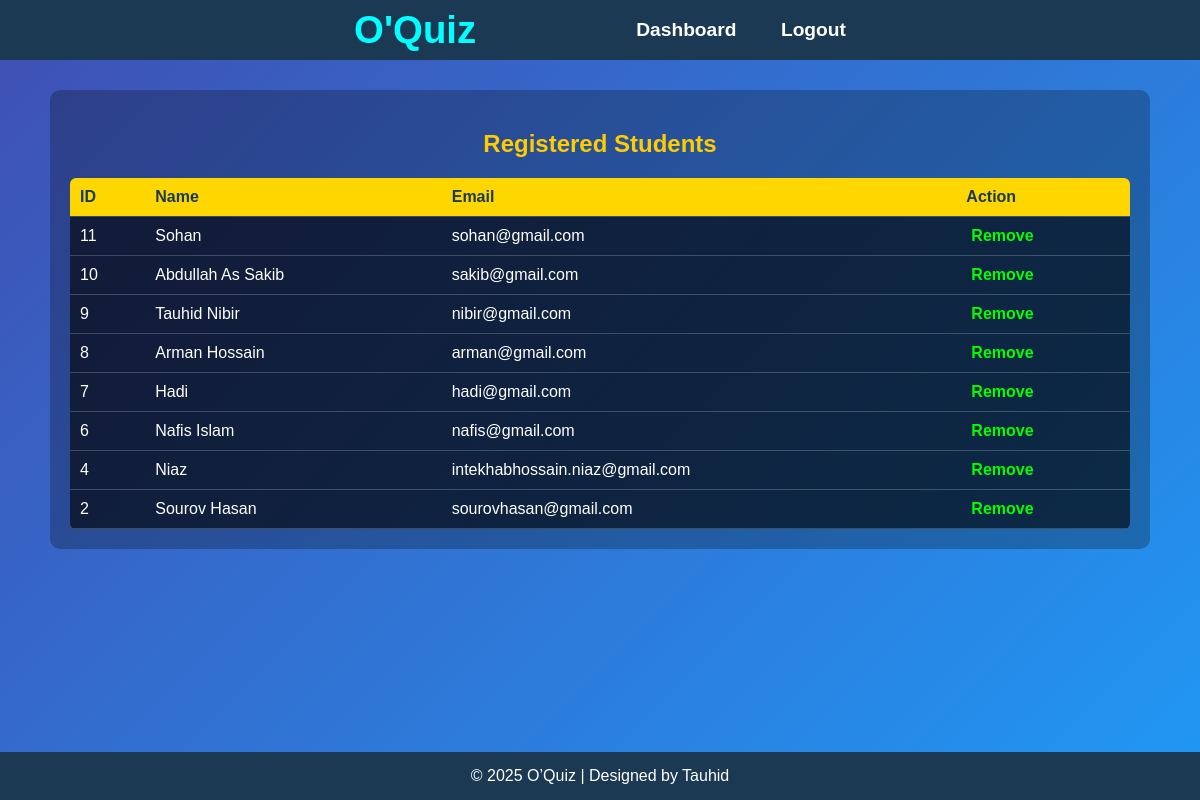
The app's page /manage_students.php (signed in) with its own data.
### tables this page shows
CREATE TABLE `users` (
  `id` int NOT NULL,
  `fullname` varchar(255) NOT NULL,
  `email` varchar(255) NOT NULL,
  `password` varchar(255) NOT NULL,
  `created_at` timestamp NOT NULL DEFAULT CURRENT_TIMESTAMP,
  `role` enum('student','teacher','admin') DEFAULT 'student',
  `email_verified` tinyint(1) DEFAULT '0',
  `verification_token` varchar(255) DEFAULT NULL,
  `status` enum('active','blocked') DEFAULT 'active'
);

### manage_students.php (the view, shortened to what this page needs)
<?php
include "db.php";
$students = $conn->query(
    "SELECT id, fullname, email FROM users WHERE role='student' ORDER BY id DESC"
);
?>
<!DOCTYPE html>
<html lang="en">
<head>
    <link rel="stylesheet" href="style.css">
    <link rel="stylesheet" href="mstyle.css">
</head>
<body>
    <div class="nav">
        <h1 class="logo">O'Quiz</h1>
        <div class="nav_links">
            <a href="admin_dashboard.php">Dashboard</a>
            <a href="logout.php">Logout</a>
        </div>
    </div>
    <main>
        <div class="dashboard">
            <h2>Registered Students</h2>
            <table>
                <tr>
                    <th>ID</th>
                    <th>Name</th>
                    <th>Email</th>
                    <th>Action</th>
                </tr>
                <?php while ($student = $students->fetch_assoc()): ?>
                    <tr>
                        <td><?= $student['id'] ?></td>
                        <td><?= htmlspecialchars($student['fullname']) ?></td>
                        <td><?= htmlspecialchars($student['email']) ?></td>
                        <td>
                            <a href="manage_students.php?delete_id=<?= $student['id'] ?>" onclick="return confirm('Remove this student?')"> Remove </a>
                        </td>
                    </tr>
                <?php endwhile; ?>
            </table>
        </div>
    </main>
    <footer>
        <p>© 2025 O’Quiz | Designed by Tauhid</p>
    </footer>
</body>
</html>

### style.css (style rules this page uses)
* { box-sizing: border-box; }
html, body { height: 100%; }
body { margin: 0; font-family: Arial, sans-serif; display: flex; flex-direction: column; background-color: #1b3953; }
.nav { display: flex; background-color: #1b3953; color: white; align-items: center; justify-content: center; padding: 20px; height: 60px; }
.logo { color: aqua; font-weight: bolder; font-size: 2.4rem; margin-right: 120px; }
.nav_links a { color: white; margin-left: 40px; text-decoration: none; font-weight: bold; font-size: 1.2rem; }
main { flex: 1; background: linear-gradient(135deg, #3f51b5, #2196f3); }
footer { background-color: #1b3953; color: white; text-align: center; padding: 15px 0; }
footer p { margin: 0; }

### mstyle.css (style rules this page uses)
.dashboard { max-width: 1100px; margin: 30px auto; background: rgba(0,0,0,0.25); border-radius: 10px; color: white; padding: 20px; }
.dashboard h2 { text-align: center; margin-bottom: 20px; color: #ffcc00; }
.dashboard table, .quiz-table { width: 100%; border-collapse: collapse; margin-top: 15px; color: white; background-color: rgba(0,0,0,0.6); border-radius: 6px; overflow: hidden; }
.dashboard th, .dashboard td, .quiz-table th, .quiz-table td { padding: 10px; text-align: left; border-bottom: 1px solid rgba(255,255,255,0.2); }
.dashboard th, .quiz-table th { background-color: #ffd700; color: #1b3953; }
.dashboard a, .quiz-table a { color: #00ff00; font-weight: bold; text-decoration: none; margin-left: 5px; }

### records on screen
users: id "11", fullname "Sohan", email "sohan@gmail.com"
users: id "10", fullname "Abdullah As Sakib", email "sakib@gmail.com"
users: id "9", fullname "Tauhid Nibir", email "nibir@gmail.com"
users: id "8", fullname "Arman Hossain", email "arman@gmail.com"
users: id "7", fullname "Hadi", email "hadi@gmail.com"
users: id "6", fullname "Nafis Islam", email "nafis@gmail.com"
users: id "4", fullname "Niaz", email "intekhabhossain.niaz@gmail.com"
users: id "2", fullname "Sourov Hasan", email "sourovhasan@gmail.com"
